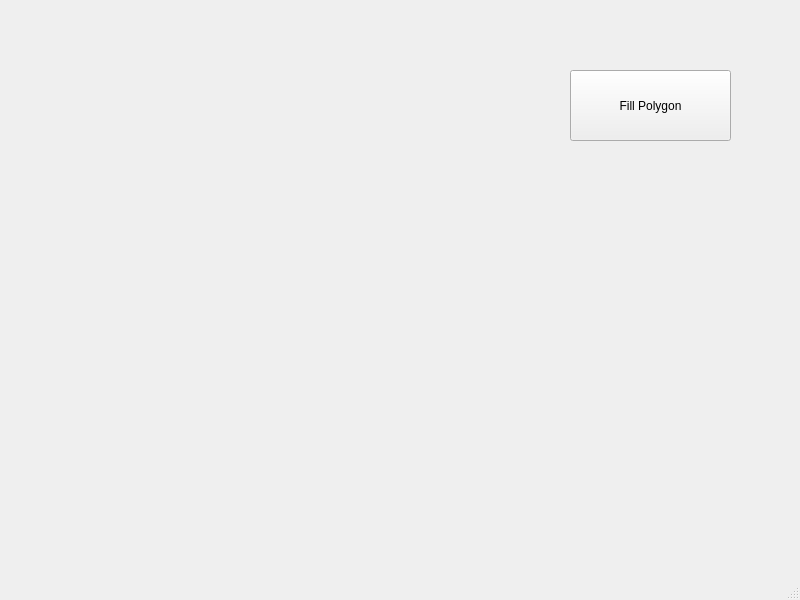
<?xml version="1.0" encoding="UTF-8"?>
<ui version="4.0">
 <class>MainWindow</class>
 <widget class="QMainWindow" name="MainWindow">
  <property name="geometry">
   <rect>
    <x>0</x>
    <y>0</y>
    <width>800</width>
    <height>600</height>
   </rect>
  </property>
  <property name="windowTitle">
   <string>MainWindow</string>
  </property>
  <widget class="QWidget" name="centralwidget">
   <widget class="QLabel" name="drawingArea">
    <property name="geometry">
     <rect>
      <x>0</x>
      <y>0</y>
      <width>500</width>
      <height>500</height>
     </rect>
    </property>
    <property name="text">
     <string/>
    </property>
   </widget>
   <widget class="QPushButton" name="pushButton">
    <property name="geometry">
     <rect>
      <x>570</x>
      <y>70</y>
      <width>161</width>
      <height>71</height>
     </rect>
    </property>
    <property name="text">
     <string>Fill Polygon</string>
    </property>
   </widget>
  </widget>
  <widget class="QMenuBar" name="menubar">
   <property name="geometry">
    <rect>
     <x>0</x>
     <y>0</y>
     <width>800</width>
     <height>26</height>
    </rect>
   </property>
  </widget>
  <widget class="QStatusBar" name="statusbar"/>
 </widget>
 <resources/>
 <connections/>
</ui>
